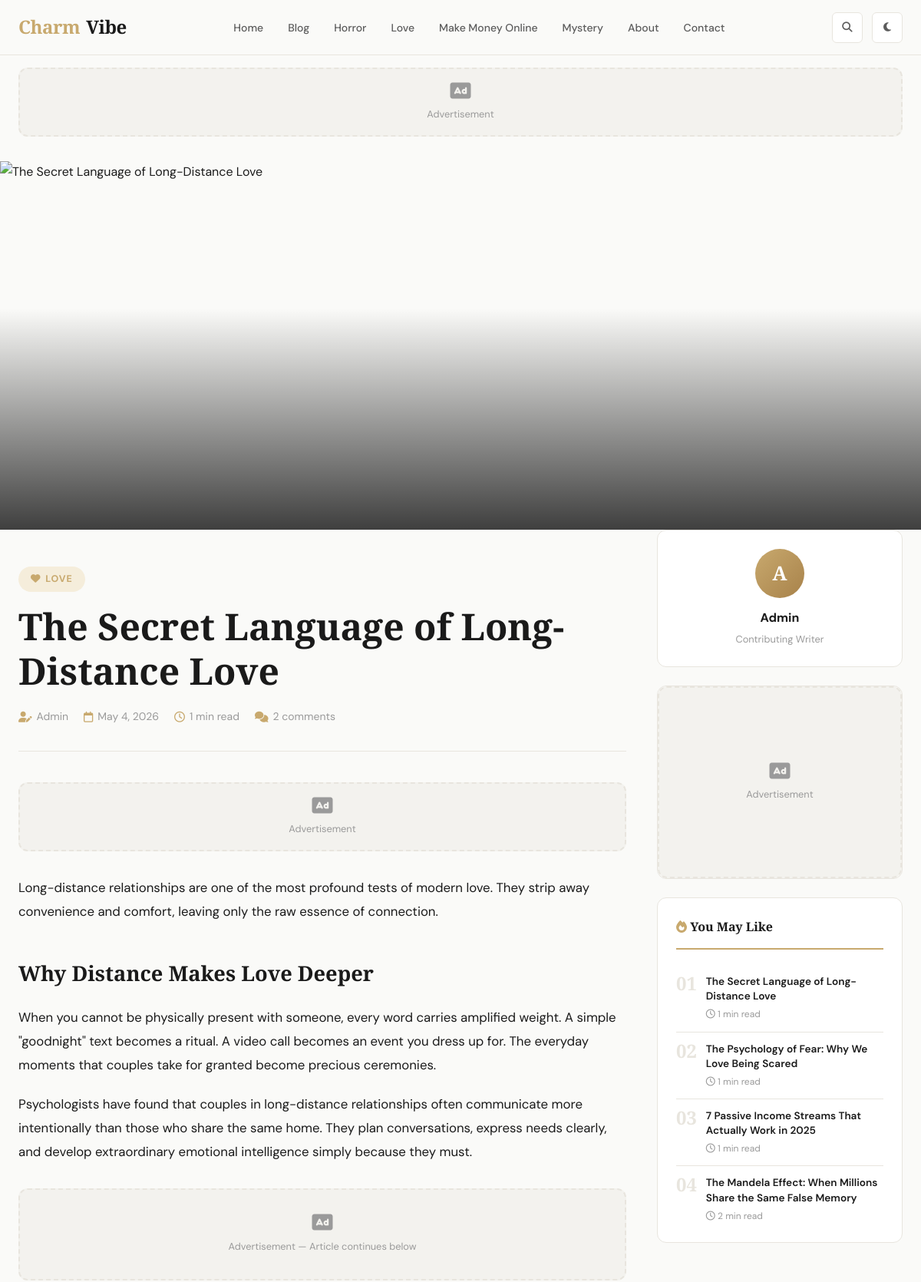
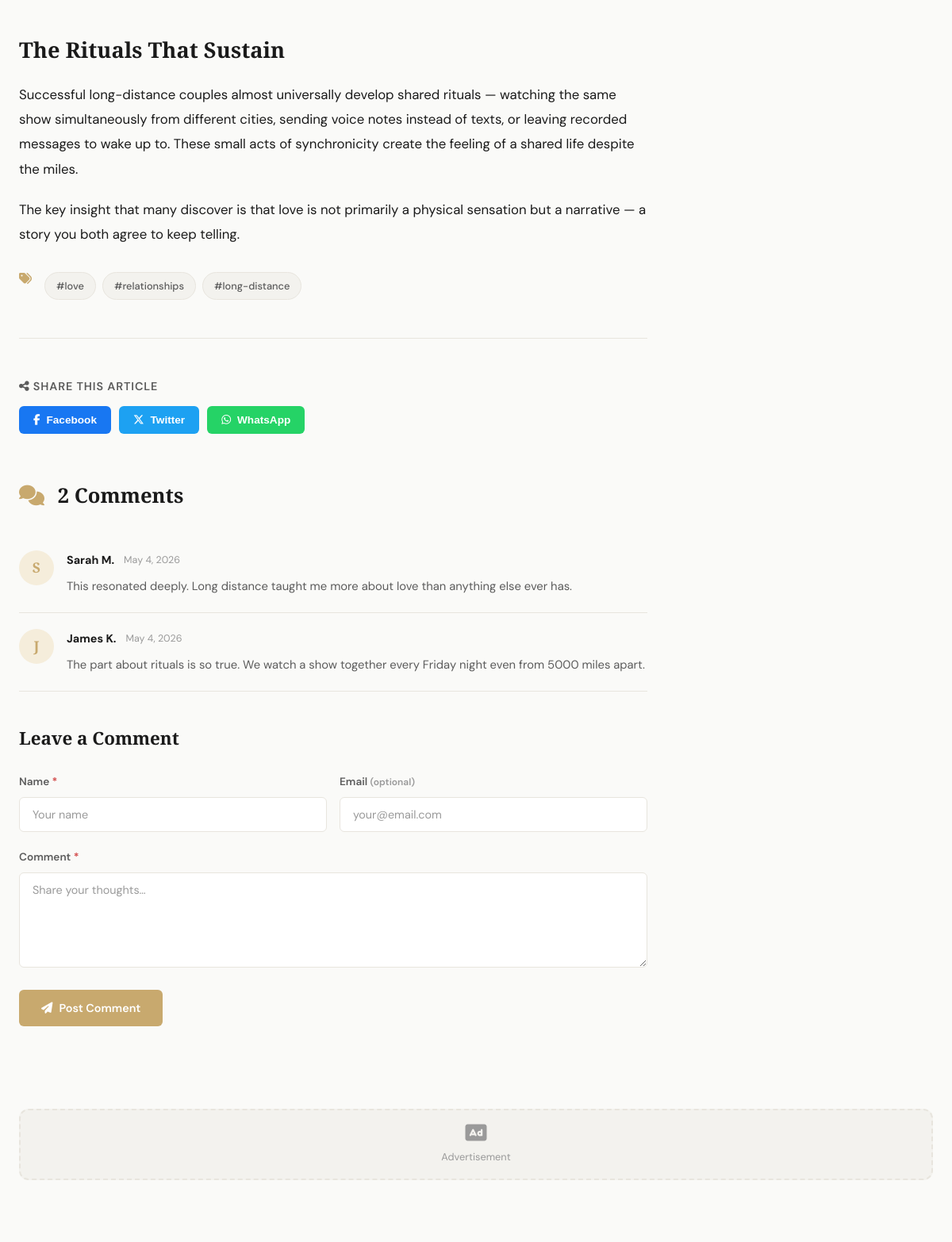
The app's page /post.php?slug=secret-language-long-distance-love (upper part) with its own data (2 pictures, top to bottom).
### tables this page shows
CREATE TABLE IF NOT EXISTS categories (
  id         INT UNSIGNED AUTO_INCREMENT PRIMARY KEY,
  name       VARCHAR(80)  NOT NULL,
  slug       VARCHAR(100) NOT NULL UNIQUE,
  icon       VARCHAR(60)  NOT NULL DEFAULT 'fa-folder',
  created_at DATETIME     NOT NULL DEFAULT CURRENT_TIMESTAMP
);

CREATE TABLE IF NOT EXISTS posts (
  id          INT UNSIGNED AUTO_INCREMENT PRIMARY KEY,
  title       VARCHAR(255) NOT NULL,
  slug        VARCHAR(280) NOT NULL UNIQUE,
  content     LONGTEXT     NOT NULL,
  excerpt     TEXT,
  image       VARCHAR(255) DEFAULT NULL,
  category_id INT UNSIGNED NOT NULL,
  author      VARCHAR(80)  NOT NULL DEFAULT 'Admin',
  tags        VARCHAR(255) DEFAULT NULL,
  created_at  DATETIME     NOT NULL DEFAULT CURRENT_TIMESTAMP,
  updated_at  DATETIME     NOT NULL DEFAULT CURRENT_TIMESTAMP ON UPDATE CURRENT_TIMESTAMP,
  FOREIGN KEY (category_id) REFERENCES categories(id) ON DELETE CASCADE
);

CREATE TABLE IF NOT EXISTS comments (
  id         INT UNSIGNED AUTO_INCREMENT PRIMARY KEY,
  post_id    INT UNSIGNED NOT NULL,
  name       VARCHAR(100) NOT NULL,
  email      VARCHAR(120) DEFAULT NULL,
  comment    TEXT         NOT NULL,
  status     ENUM('pending','approved','rejected') NOT NULL DEFAULT 'pending',
  created_at DATETIME     NOT NULL DEFAULT CURRENT_TIMESTAMP,
  FOREIGN KEY (post_id) REFERENCES posts(id) ON DELETE CASCADE
);

### includes/functions.php (called while the page is built, shortened)
<?php
require_once __DIR__ . '/db.php';
function sanitize(string $input): string {
    return htmlspecialchars(strip_tags(trim($input)), ENT_QUOTES, 'UTF-8');
}
function generateSlug(string $title): string {
    $slug = strtolower(trim(preg_replace('/[^A-Za-z0-9-]+/', '-', $title), '-'));
    return $slug;
}
function readingTime(string $content): string {
    $wordCount = str_word_count(strip_tags($content));
    $minutes   = (int) ceil($wordCount / 200);
    return $minutes < 1 ? '1 min read' : $minutes . ' min read';
}
function getPostBySlug(string $slug): ?array {
    global $pdo;
    $stmt = $pdo->prepare(
        "SELECT p.*, c.name AS category_name, c.icon AS category_icon
         FROM posts p LEFT JOIN categories c ON p.category_id = c.id
         WHERE p.slug = ?"
    );
    $stmt->execute([$slug]);
    return $stmt->fetch() ?: null;
}
function getTrendingPosts(int $limit = 5): array {
    global $pdo;
    $stmt = $pdo->prepare(
        "SELECT p.*, c.name AS category_name
         FROM posts p LEFT JOIN categories c ON p.category_id = c.id
         ORDER BY p.created_at DESC LIMIT ?"
    );
    $stmt->execute([$limit]);
    return $stmt->fetchAll();
}
function getCategories(): array {
    global $pdo;
    return $pdo->query(
        "SELECT c.*, COUNT(p.id) AS post_count
         FROM categories c LEFT JOIN posts p ON c.id = p.category_id
         GROUP BY c.id ORDER BY c.name"
    )->fetchAll();
}
function getApprovedComments(int $postId): array {
    global $pdo;
    $stmt = $pdo->prepare(
        "SELECT * FROM comments WHERE post_id = ? AND status = 'approved' ORDER BY created_at ASC"
    );
    $stmt->execute([$postId]);
    return $stmt->fetchAll();
}
function formatDate(string $date): string {
    return date('F j, Y', strtotime($date));
}

### post.php (the view, shortened to what this page needs)
<?php
require_once __DIR__ . '/includes/functions.php';
$slug = sanitize($_GET['slug'] ?? '');
$post = getPostBySlug($slug);
$comments     = getApprovedComments($post['id']);
$heroImg = 'https://images.unsplash.com/photo-1499750310107-5fef28a66643?w=1200&q=80';
require_once __DIR__ . '/includes/header.php';
?>
<div class="post-hero">
  <img src="<?= $heroImg ?>" alt="<?= htmlspecialchars($post['title']) ?>" loading="eager">
  <div class="post-hero-overlay"></div>
</div>
<section class="section" style="padding-top:0">
  <div class="container">
    <div class="content-layout">
      <article itemscope itemtype="https://schema.org/BlogPosting">
        <div class="post-header">
          <a href="<?= SITE_URL ?>/category.php?slug=<?= urlencode(generateSlug($post['category_name'] ?? '')) ?>"
             class="post-category-badge">
            <i class="fas <?= htmlspecialchars($post['category_icon'] ?? 'fa-tag') ?>"></i>
            <?= htmlspecialchars($post['category_name'] ?? '') ?>
          </a>
          <h1 class="post-title" itemprop="headline"><?= htmlspecialchars($post['title']) ?></h1>
          <div class="post-meta">
            <span><i class="fas fa-user-pen"></i> <?= htmlspecialchars($post['author']) ?></span>
            <span><i class="far fa-calendar"></i> <time itemprop="datePublished" datetime="<?= $post['created_at'] ?>"><?= formatDate($post['created_at']) ?></time></span>
            <span><i class="far fa-clock"></i> <?= readingTime($post['content']) ?></span>
            <span><i class="fas fa-comments"></i> <?= count($comments) ?> comments</span>
          </div>
        </div>
        <div class="ad-placeholder ad-banner">
          <i class="fas fa-rectangle-ad"></i><span>Advertisement</span>
        </div>
        <div class="post-content" itemprop="articleBody">
          <?php
          $paragraphs = preg_split('/(<\/p>)/', $post['content'], -1, PREG_SPLIT_DELIM_CAPTURE);
          $output     = '';
          $pCount     = 0;
          $adInserted = false;
          foreach ($paragraphs as $part) {
            $output .= $part;
            if (str_ends_with(trim($part), '</p>') || $part === '</p>') {
              $pCount++;
            }
            if ($pCount === 3 && !$adInserted) {
              $adInserted = true;
              $output .= '<div class="ad-placeholder ad-in-article"><i class="fas fa-rectangle-ad"></i><span>Advertisement — Article continues below</span></div>';
            }
          }
          echo $output;
          ?>
        </div>
        <?php if ($post['tags']): ?>
        <div class="post-tags">
          <i class="fas fa-tags" style="color:var(--accent);margin-right:8px"></i>
          <?php foreach (explode(',', $post['tags']) as $tag): ?>
          <a href="<?= SITE_URL ?>/blog.php?search=<?= urlencode(trim($tag)) ?>" class="tag">
            #<?= htmlspecialchars(trim($tag)) ?>
          </a>
          <?php endforeach; ?>
        </div>
        <?php endif; ?>
        <div class="divider"></div>
        <div class="share-section">
          <p class="share-title"><i class="fas fa-share-nodes"></i> Share this article</p>
          <div class="share-buttons">
            <button class="share-btn share-facebook" data-share="facebook">
              <i class="fab fa-facebook-f"></i> Facebook
            </button>
            <button class="share-btn share-twitter" data-share="twitter">
              <i class="fab fa-x-twitter"></i> Twitter
            </button>
            <button class="share-btn share-whatsapp" data-share="whatsapp">
              <i class="fab fa-whatsapp"></i> WhatsApp
            </button>
          </div>
        </div>
        <div class="comments-section">
          <h2 class="comments-title">
            <i class="fas fa-comments" style="color:var(--accent);margin-right:10px"></i>
            <?= count($comments) ?> Comment<?= count($comments) !== 1 ? 's' : '' ?>
          </h2>
          <?php if (empty($comments)): ?>
          <p style="color:var(--text-muted);margin-bottom:32px">Be the first to share your thoughts!</p>
          <?php else: ?>
          <?php foreach ($comments as $c): ?>
          <div class="comment-item" itemscope itemtype="https://schema.org/Comment">
            <div class="comment-avatar"><?= strtoupper(substr($c['name'],0,1)) ?></div>
            <div class="comment-body">
              <div class="comment-header">
                <span class="comment-name" itemprop="author"><?= htmlspecialchars($c['name']) ?></span>
                <span class="comment-date"><?= formatDate($c['created_at']) ?></span>
              </div>
              <p class="comment-text" itemprop="text"><?= nl2br(htmlspecialchars($c['comment'])) ?></p>
            </div>
          </div>
          <?php endforeach; ?>
          <?php endif; ?>
          <div class="comment-form">
            <h3 class="comment-form-title">Leave a Comment</h3>
            <form method="POST" action="<?= SITE_URL ?>/post.php?slug=<?= urlencode($slug) ?>">
              <div class="form-row">
                <div class="form-group">
                  <label class="form-label" for="name">Name <span style="color:var(--danger)">*</span></label>
                  <input class="form-control" type="text" id="name" name="name" required maxlength="100" placeholder="Your name">
                </div>
                <div class="form-group">
                  <label class="form-label" for="email">Email <span style="color:var(--text-muted);font-size:.75rem">(optional)</span></label>
                  <input class="form-control" type="email" id="email" name="email" maxlength="120" placeholder="your@email.com">
                </div>
              </div>
              <div class="form-group">
                <label class="form-label" for="comment">Comment <span style="color:var(--danger)">*</span></label>
                <textarea class="form-control" id="comment" name="comment" required minlength="10" rows="5" placeholder="Share your thoughts…"></textarea>
              </div>
              <button type="submit" name="submit_comment" class="btn btn-primary">
                <i class="fas fa-paper-plane"></i> Post Comment
              </button>
            </form>
          </div>
        </div>
      </article>
      <aside class="sidebar">
        <div class="sidebar-widget" style="text-align:center">
          <div style="width:64px;height:64px;border-radius:50%;background:linear-gradient(135deg,var(--accent),var(--accent-dark));display:flex;align-items:center;justify-content:center;font-family:var(--font-display);font-size:1.6rem;font-weight:900;color:#fff;margin:0 auto 12px">
            <?= strtoupper(substr($post['author'],0,1)) ?>
          </div>
          <div style="font-weight:700;font-size:1rem;margin-bottom:4px"><?= htmlspecialchars($post['author']) ?></div>
          <div style="font-size:.8rem;color:var(--text-muted)">Contributing Writer</div>
        </div>
        <div class="sidebar-widget" style="padding:0">
          <div class="ad-placeholder ad-sidebar">
            <i class="fas fa-rectangle-ad"></i><span>Advertisement</span>
          </div>
        </div>
        <div class="sidebar-widget">
          <h3 class="widget-title"><i class="fas fa-fire" style="color:var(--accent)"></i> You May Like</h3>
          <?php foreach (getTrendingPosts(4) as $i => $t): ?>
          <a href="<?= SITE_URL ?>/post.php?slug=<?= urlencode($t['slug']) ?>" class="trending-item">
            <span class="trending-num"><?= str_pad($i+1,2,'0',STR_PAD_LEFT) ?></span>
            <div class="trending-info">
              <div class="trending-title"><?= htmlspecialchars($t['title']) ?></div>
              <div class="trending-meta"><i class="far fa-clock"></i> <?= readingTime($t['content']) ?></div>
            </div>
          </a>
          <?php endforeach; ?>
        </div>
      </aside>
    </div>
  </div>
</section>
<?php require_once __DIR__ . '/includes/footer.php'; ?>

### includes/header.php (shortened to what this page needs)
<?php
require_once __DIR__ . '/functions.php';
$categories = getCategories();
?>
<!DOCTYPE html>
<html lang="en" data-theme="light">
<head>
  <link rel="stylesheet" href="https://cdnjs.cloudflare.com/ajax/libs/font-awesome/6.5.0/css/all.min.css">
  <link rel="stylesheet" href="<?= SITE_URL ?>/assets/css/style.css">
</head>
<body>
<nav class="navbar" role="navigation" aria-label="Main navigation">
  <div class="nav-container">
    <a href="<?= SITE_URL ?>/index.php" class="nav-logo" aria-label="<?= SITE_NAME ?> Home">
      Charm<span>Vibe</span>
    </a>
    <ul class="nav-links" role="list">
      <li><a href="<?= SITE_URL ?>/index.php">Home</a></li>
      <li><a href="<?= SITE_URL ?>/blog.php">Blog</a></li>
      <?php foreach (array_slice($categories, 0, 4) as $cat): ?>
      <li><a href="<?= SITE_URL ?>/category.php?slug=<?= urlencode($cat['slug']) ?>"><?= htmlspecialchars($cat['name']) ?></a></li>
      <?php endforeach; ?>
      <li><a href="<?= SITE_URL ?>/about.php">About</a></li>
      <li><a href="<?= SITE_URL ?>/contact.php">Contact</a></li>
    </ul>
    <div class="nav-actions">
      <button class="search-btn" aria-label="Search">
        <i class="fas fa-magnifying-glass"></i>
      </button>
      <button class="theme-btn" aria-label="Toggle dark mode">
        <i class="fas fa-moon"></i>
      </button>
    </div>
  </div>
</nav>
<div class="container">
  <div class="ad-placeholder ad-banner" style="margin-top:16px">
    <i class="fas fa-rectangle-ad"></i>
    <span>Advertisement</span>
  </div>
</div>

### records on screen
categories: name "Horror"
categories: name "Love"
categories: name "Make Money Online"
categories: name "Mystery"
posts: category.name "LOVE", title "The Secret Language of Long-Distance Love", author "Admin", created_at "May 4, 2026", content "1 min read", content "Long-distance relationships are one of the most profound tests of modern love. They strip away convenience and comfort, leaving only the raw essence of connection.", content "Why Distance Makes Love Deeper When you cannot be physically present with someone, every word carries amplified weight. A simple \"goodnight\" text becomes a ritual. A video call becomes an event you dress up for. The everyday moments that couples take for granted become precious ceremonies.", content "Psychologists have found that couples in long-distance relationships often communicate more intentionally than those who share the same home. They plan conversations, express needs clearly, and develop extraordinary emotional intelligence simply because they must.", content "The Rituals That Sustain Successful long-distance couples almost universally develop shared rituals — watching the same show simultaneously from different cities, sending voice notes instead of texts, or leaving recorded messages to wake up to. These small acts of synchronicity create the feeling of a shared life despite the miles.", content "The key insight that many discover is that love is not primarily a physical sensation but a narrative — a story you both agree to keep telling.", tags "love", tags "relationships", tags "long-distance", author "A", i "01"
comments: name "S", name "Sarah M.", created_at "May 4, 2026", comment "This resonated deeply. Long distance taught me more about love than anything else ever has."
comments: name "J", name "James K.", created_at "May 4, 2026", comment "The part about rituals is so true. We watch a show together every Friday night even from 5000 miles apart."
posts: i "02", title "The Psychology of Fear: Why We Love Being Scared", content "1 min read"
posts: i "03", title "7 Passive Income Streams That Actually Work in 2025", content "1 min read"
posts: i "04", title "The Mandela Effect: When Millions Share the Same False Memory", content "2 min read"

### other values on screen
count($comments) "2"
